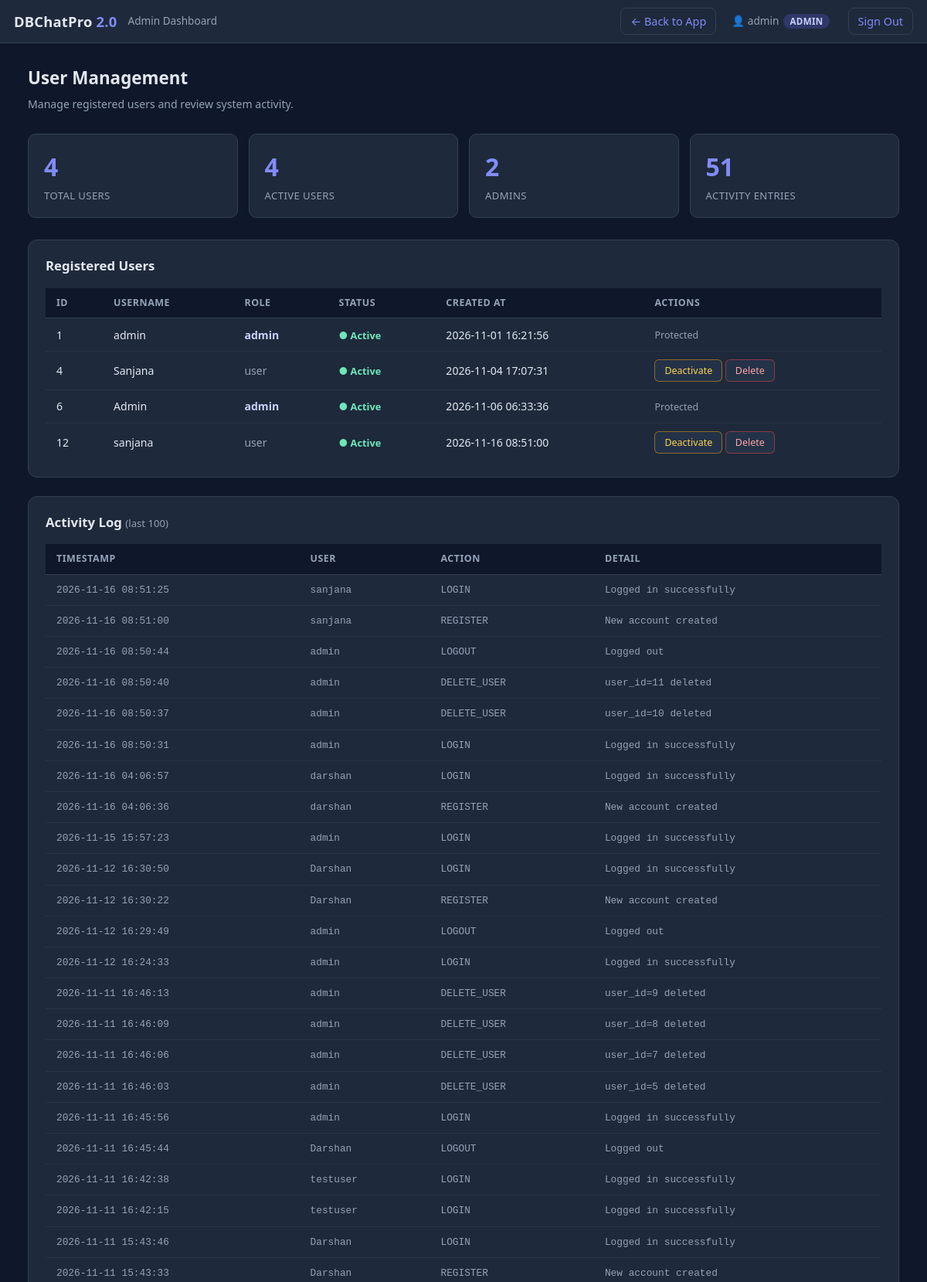
The page /admin (signed in, upper part) on the database its author committed.
### tables this page shows
CREATE TABLE users (
                id            INTEGER PRIMARY KEY AUTOINCREMENT,
                username      TEXT    UNIQUE NOT NULL,
                password_hash TEXT    NOT NULL,
                role          TEXT    NOT NULL DEFAULT 'user',
                created_at    TIMESTAMP DEFAULT CURRENT_TIMESTAMP,
                is_active     INTEGER DEFAULT 1
            );

CREATE TABLE activity_log (
                id        INTEGER PRIMARY KEY AUTOINCREMENT,
                user_id   INTEGER,
                username  TEXT,
                action    TEXT,
                detail    TEXT    DEFAULT '',
                timestamp TIMESTAMP DEFAULT CURRENT_TIMESTAMP
            );

### app.py (the view)
    @app.get("/admin")
    @admin_required
    def admin_dashboard():
        users = get_all_users()
        activity = get_activity_log(100)
        total_users    = len(users)
        active_users   = sum(1 for u in users if u.get("is_active", 1))
        admin_count    = sum(1 for u in users if u.get("role") == "admin")
        recent_count   = len(activity)
        return render_template(
            "admin.html",
            users=users,
            activity=activity,
            total_users=total_users,
            active_users=active_users,
            admin_count=admin_count,
            recent_count=recent_count,
        )

### auth_db.py (called while the page is built)
def _connect() -> sqlite3.Connection:
    conn = sqlite3.connect(AUTH_DB_PATH)
    conn.row_factory = sqlite3.Row
    return conn

def _row_to_dict(row) -> dict | None:
    if row is None:
        return None
    return dict(row)

def get_user_by_id(user_id: int | str) -> dict | None:
    with _connect() as conn:
        row = conn.execute(
            "SELECT * FROM users WHERE id = ?", (int(user_id),)
        ).fetchone()
    return _row_to_dict(row)

def get_all_users() -> list[dict]:
    with _connect() as conn:
        rows = conn.execute(
            "SELECT * FROM users ORDER BY created_at ASC"
        ).fetchall()
    return [dict(r) for r in rows]

def get_activity_log(limit: int = 100) -> list[dict]:
    with _connect() as conn:
        rows = conn.execute(
            "SELECT * FROM activity_log ORDER BY timestamp DESC LIMIT ?",
            (limit,),
        ).fetchall()
    return [dict(r) for r in rows]

    @property
    def is_active(self) -> bool:
        return self.is_active_flag

### templates/admin.html (shortened to what this page needs)
<!doctype html>
<html lang="en">
<head>
  <link rel="stylesheet" href="{{ url_for('static', filename='style.css') }}">
</head>
<body>
<div class="admin-page">
  <header class="topbar">
    <span class="brand">DBChatPro <b>2.0</b></span>
    <span class="tagline">Admin Dashboard</span>
    <a class="topbar-link" href="{{ url_for('index') }}" style="margin-right:6px;">← Back to App</a>
    <span class="user-pill" style="margin-right:10px;">👤 {{ current_user.username }}
      <span class="role-badge">{{ current_user.role }}</span>
    </span>
    <a class="topbar-link" href="{{ url_for('logout') }}">Sign Out</a>
  </header>
  <div class="admin-body">
    <h1 class="admin-title">User Management</h1>
    <p class="admin-sub">Manage registered users and review system activity.</p>
    <div class="stat-grid">
      <div class="stat-card">
        <div class="stat-val">{{ total_users }}</div>
        <div class="stat-label">Total Users</div>
      </div>
      <div class="stat-card">
        <div class="stat-val">{{ active_users }}</div>
        <div class="stat-label">Active Users</div>
      </div>
      <div class="stat-card">
        <div class="stat-val">{{ admin_count }}</div>
        <div class="stat-label">Admins</div>
      </div>
      <div class="stat-card">
        <div class="stat-val">{{ recent_count }}</div>
        <div class="stat-label">Activity Entries</div>
      </div>
    </div>
    <div class="admin-section">
      <h2>Registered Users</h2>
      <table class="admin-table">
        <thead>
          <tr>
            <th>ID</th>
            <th>Username</th>
            <th>Role</th>
            <th>Status</th>
            <th>Created At</th>
            <th>Actions</th>
          </tr>
        </thead>
        <tbody>
          {% for u in users %}
          <tr>
            <td>{{ u.id }}</td>
            <td>{{ u.username }}</td>
            <td class="{% if u.role == 'admin' %}role-admin{% else %}role-user{% endif %}">
              {{ u.role }}
            </td>
            <td>
              {% if u.is_active %}
                <span class="status-active">● Active</span>
              {% else %}
                <span class="status-inactive">● Inactive</span>
              {% endif %}
            </td>
            <td>{{ u.created_at }}</td>
            <td>
              {% if u.role != 'admin' %}
                <form method="post" action="{{ url_for('admin_toggle_user') }}" style="display:inline">
                  <button class="btn-sm warn" type="submit">
                    {{ 'Deactivate' if u.is_active else 'Activate' }}
                  </button>
                </form>
                <form method="post" action="{{ url_for('admin_delete_user') }}" style="display:inline"
                      onsubmit="return confirm('Delete user {{ u.username }}? This cannot be undone.')">
                  <button class="btn-sm danger" type="submit">Delete</button>
                </form>
              {% else %}
                <span style="color:var(--muted);font-size:.78rem;">Protected</span>
              {% endif %}
            </td>
          </tr>
          {% endfor %}
        </tbody>
      </table>
    </div>
    <div class="admin-section">
      <h2>Activity Log <span style="color:var(--muted);font-size:.82rem;font-weight:400;">(last 100)</span></h2>
      <table class="admin-table">
        <thead>
          <tr>
            <th>Timestamp</th>
            <th>User</th>
            <th>Action</th>
            <th>Detail</th>
          </tr>
        </thead>
        <tbody>
          {% for entry in activity %}
          <tr>
            <td class="log-entry">{{ entry.timestamp }}</td>
            <td class="log-entry">{{ entry.username }}</td>
            <td class="log-entry">{{ entry.action }}</td>
            <td class="log-entry">{{ entry.detail }}</td>
          </tr>
          {% else %}
          <tr>
            <td colspan="4" style="color:var(--muted);text-align:center;padding:20px;">No activity recorded yet.</td>
          </tr>
          {% endfor %}
        </tbody>
      </table>
    </div>
  </div>
</div>
</body>
</html>

### static/style.css (style rules this page uses)
:root { --bg: #0f172a; --panel: #1e293b; --panel-2: #243247; --line: #334155; --text: #e2e8f0; --muted: #94a3b8; --accent: #6366f1; --accent-2: #818cf8; --emerald: #10b981; --orange: #f97316; --amber: #f59e0b; --radius: 10px; --mono: ui-monospace, "SF Mono", "Cascadia Code", Consolas, "Liberation Mono", monospace; }
* { box-sizing: border-box; }
html, body { height: 100%; }
body { margin: 0; background: var(--bg); color: var(--text); font: 15px/1.5 system-ui, -apple-system, "Segoe UI", Roboto, sans-serif; display: flex; flex-direction: column; }
h1 { margin: 0 0 4px; font-size: 1.7rem; font-weight: 700; }
.topbar { flex: 0 0 56px; display: flex; align-items: center; gap: 14px; padding: 0 18px; background: var(--panel); border-bottom: 1px solid var(--line); }
.brand { font-size: 1.15rem; font-weight: 600; letter-spacing: .2px; }
.brand b { color: var(--accent-2); }
.tagline { color: var(--muted); font-size: .85rem; }
.topbar-link { color: var(--accent-2); text-decoration: none; font-size: .9rem; padding: 6px 12px; border: 1px solid var(--line); border-radius: 8px; white-space: nowrap; }
.user-pill { display: flex; align-items: center; gap: 6px; color: var(--muted); font-size: .85rem; }
.role-badge { background: rgba(99,102,241,.25); color: #c7d2fe; padding: 1px 8px; border-radius: 999px; font-size: .72rem; font-weight: 700; text-transform: uppercase; letter-spacing: .4px; }
.admin-page { min-height: 100vh; background: var(--bg); color: var(--text); display: flex; flex-direction: column; }
.admin-body { flex: 1; padding: 28px 36px 60px; max-width: 1300px; margin: 0 auto; width: 100%; }
.admin-title { font-size: 1.4rem; font-weight: 700; margin: 0 0 6px; }
.admin-sub { color: var(--muted); font-size: .88rem; margin: 0 0 28px; }
.stat-grid { display: grid; grid-template-columns: repeat(auto-fit, minmax(170px, 1fr)); gap: 14px; margin-bottom: 28px; }
.stat-card { background: var(--panel); border: 1px solid var(--line); border-radius: 10px; padding: 18px 20px; }
.stat-val { font-size: 2rem; font-weight: 700; color: var(--accent-2); margin-bottom: 4px; }
.stat-label { color: var(--muted); font-size: .82rem; text-transform: uppercase; letter-spacing: .4px; }
.admin-section { background: var(--panel); border: 1px solid var(--line); border-radius: 12px; padding: 20px 22px; margin-bottom: 24px; }
.admin-section h2 { margin: 0 0 16px; font-size: 1.05rem; color: var(--text); }
.admin-table { width: 100%; border-collapse: collapse; font-size: .88rem; }
.admin-table th { text-align: left; padding: 10px 14px; color: var(--muted); font-weight: 600; font-size: .78rem; text-transform: uppercase; letter-spacing: .5px; border-bottom: 1px solid var(--line); background: var(--bg); }
.admin-table td { padding: 10px 14px; border-bottom: 1px solid rgba(51,65,85,.5); vertical-align: middle; }
.admin-table tr:last-child td { border-bottom: none; }
.status-active { color: #6ee7b7; font-weight: 600; font-size: .8rem; }
.role-admin { color: #c7d2fe; font-weight: 700; }
.role-user { color: var(--muted); }
.btn-sm { padding: 5px 12px; font-size: .78rem; border-radius: 6px; border: 1px solid var(--line); background: var(--panel-2); color: var(--text); cursor: pointer; font-family: inherit; transition: background .15s; }
.btn-sm.danger { border-color: rgba(239,68,68,.5); color: #fca5a5; }
.btn-sm.warn { border-color: rgba(245,158,11,.5); color: #fcd34d; }
.log-entry { font-size: .8rem; font-family: var(--mono); color: var(--muted); }

### rows shown on the page
users: username "admin", role "ADMIN", id "1", role "admin", is_active "● Active", created_at "2026-11-01 16:21:56", shows "Protected"
users: id "4", username "Sanjana", role "user", shows "● Active", created_at "2026-11-04 17:07:31", is_active "Deactivate"
users: id "6", username "Admin", role "admin", is_active "● Active", created_at "2026-11-06 06:33:36", shows "Protected"
users: id "12", username "sanjana", role "user", shows "● Active", created_at "2026-11-16 08:51:00", is_active "Deactivate"
activity_log: timestamp "2026-11-16 08:51:25", username "sanjana", action "LOGIN", detail "Logged in successfully"
activity_log: timestamp "2026-11-16 08:51:00", username "sanjana", action "REGISTER", detail "New account created"
activity_log: timestamp "2026-11-16 08:50:44", username "admin", action "LOGOUT", detail "Logged out"
activity_log: timestamp "2026-11-16 08:50:40", username "admin", action "DELETE_USER", detail "user_id=11 deleted"
activity_log: timestamp "2026-11-16 08:50:37", username "admin", action "DELETE_USER", detail "user_id=10 deleted"
activity_log: timestamp "2026-11-16 08:50:31", username "admin", action "LOGIN", detail "Logged in successfully"
activity_log: timestamp "2026-11-16 04:06:57", username "darshan", action "LOGIN", detail "Logged in successfully"
activity_log: timestamp "2026-11-16 04:06:36", username "darshan", action "REGISTER", detail "New account created"
activity_log: timestamp "2026-11-15 15:57:23", username "admin", action "LOGIN", detail "Logged in successfully"
activity_log: timestamp "2026-11-12 16:30:50", username "Darshan", action "LOGIN", detail "Logged in successfully"
activity_log: timestamp "2026-11-12 16:30:22", username "Darshan", action "REGISTER", detail "New account created"
activity_log: timestamp "2026-11-12 16:29:49", username "admin", action "LOGOUT", detail "Logged out"
activity_log: timestamp "2026-11-12 16:24:33", username "admin", action "LOGIN", detail "Logged in successfully"
activity_log: timestamp "2026-11-11 16:46:13", username "admin", action "DELETE_USER", detail "user_id=9 deleted"
activity_log: timestamp "2026-11-11 16:46:09", username "admin", action "DELETE_USER", detail "user_id=8 deleted"
activity_log: timestamp "2026-11-11 16:46:06", username "admin", action "DELETE_USER", detail "user_id=7 deleted"
activity_log: timestamp "2026-11-11 16:46:03", username "admin", action "DELETE_USER", detail "user_id=5 deleted"
activity_log: timestamp "2026-11-11 16:45:56", username "admin", action "LOGIN", detail "Logged in successfully"
activity_log: timestamp "2026-11-11 16:45:44", username "Darshan", action "LOGOUT", detail "Logged out"
activity_log: timestamp "2026-11-11 16:42:38", username "testuser", action "LOGIN", detail "Logged in successfully"
activity_log: timestamp "2026-11-11 16:42:15", username "testuser", action "LOGIN", detail "Logged in successfully"
activity_log: timestamp "2026-11-11 15:43:46", username "Darshan", action "LOGIN", detail "Logged in successfully"
activity_log: timestamp "2026-11-11 15:43:33", username "Darshan", action "REGISTER", detail "New account created"

### other values the page prints
{{ total_users }} "4"
{{ active_users }} "4"
{{ admin_count }} "2"
{{ recent_count }} "51"
